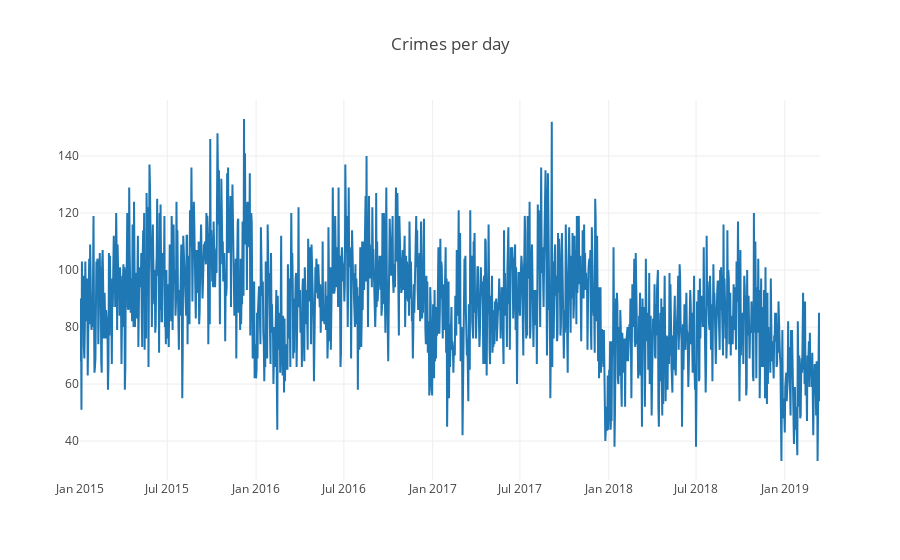

Source (notebook cell):
### Code cell
#Display Dataset to see what we are working on
jours = file["JOUR"]
jours = list(jours)

#Sort the list to be able to see something.
jours = sorted(jours)

jours = collections.Counter(jours)

jours_x = list(jours.keys())
jours_y = list(jours.values())

#jours_x,jours_y = remove_extreme_vals( list(jours.keys()), list(jours.values()) )

plotly.offline.iplot({
    "data": [Scatter(x= jours_x, y= jours_y)],
    "layout": Layout(title="Crimes per day")
})

### Figure 1 — Plotly figure (JSON) as saved in the notebook; plotly's stock layout.template omitted (floating-point values rounded to 4 significant figures; data arrays with more than 128 entries replaced by an {"elided": "..."} marker saying what was removed)
{"data": [{"type": "scatter", "x": {"elided": "1535 str values"}, "y": {"elided": "1535 int values"}}], "layout": {"title": "Crimes per day"}}
